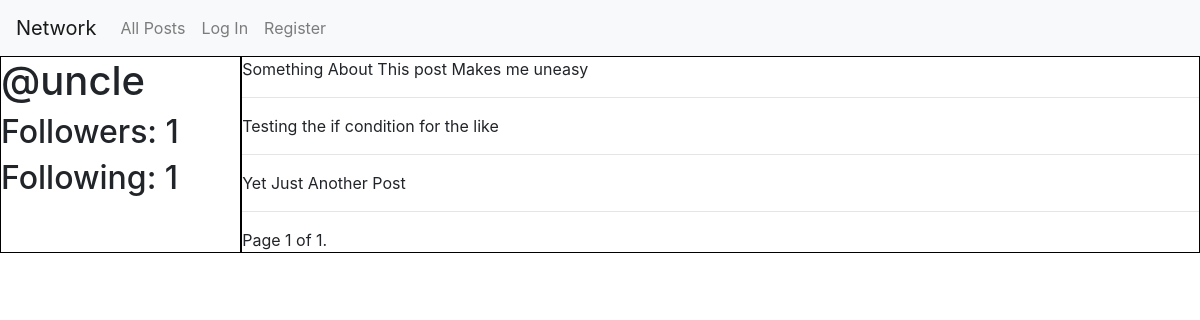
Before: /profile/1 with the older database file.
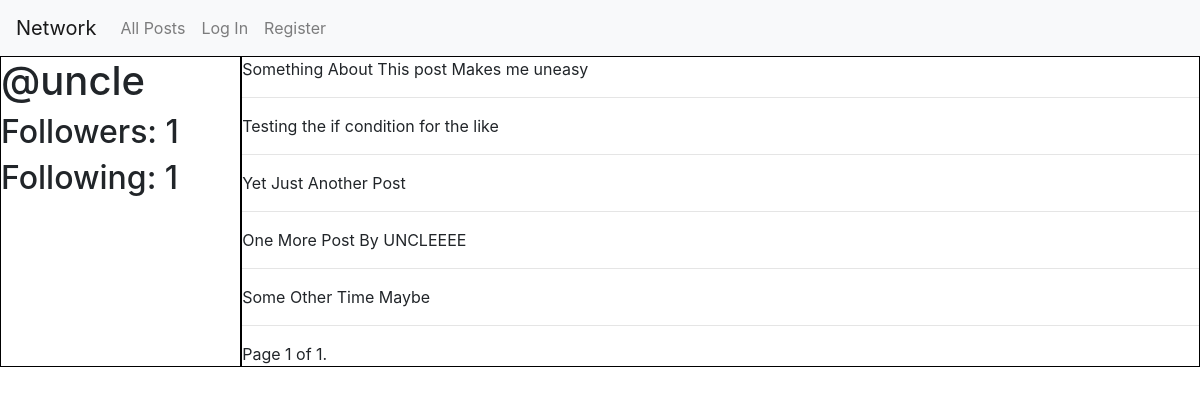
After: the same page with the newer database file.
### network/models.py (models this page shows, shortened)
class Post(models.Model):
    user = models.ForeignKey(settings.AUTH_USER_MODEL, on_delete=models.CASCADE, related_name="posts")
    content = models.CharField(max_length = 256)
    date_added = models.DateTimeField(auto_now_add=True)
    like = models.ManyToManyField(User, blank=True, related_name="likes")

### network/views.py (the view)
# urls.py: path("profile/<int:user_id>", views.display_profile_view, name="display_profile_view"),
def display_profile_view(request, user_id):
    profile_user = User.objects.get(pk=user_id)
    current_user = request.user
    profile = create_profile(profile_user)
    posts_list = profile_user.posts.all()
    same_user_check = compare_user(profile_user, current_user)
    if current_user in profile.followers.all():
        following = True
    else:
        following = False
    paginator = Paginator(posts_list, 10)
    page_number = request.GET.get('page')
    page_obj = paginator.get_page(page_number)
    context = {
        "page_obj": page_obj,
        "profile" : profile,
        "same_user_check": same_user_check,
        "following": following,
    }
    return render(request, "network/profile.html", context)

### network/helpers.py (called while the page is built)
def compare_user(user1, user2):
    if user1 == user2:
        return True
    return False

def create_profile(user):
    try:
        profile = Profile.objects.get(user=user)
    except:
        profile = Profile()
        profile.user = user
        profile.save()
    return profile

### network/templates/network/profile.html (shortened to what this page needs)
{% extends "network/layout.html" %}
{% load static %}
{% block body %}
    <div class="profile-page">
        <div class="profile-container">
            <h1 class="profile-username">
                @{{ profile.user.username }}
            </h1>
            <div class="profile-follow">
                <h2 class="profile-follow-stats">Followers: {{ profile.followers.count }}</h2>
                <h2 class="profile-follow-stats">Following: {{ profile.following.count }}</h2>
            </div>
        </div>
        <div class="posts-container">
            {% for post in page_obj %}
                <p>{{ post.content }}</p>
                <hr>
            {% endfor %}
            <div class="pagination">
                <span class="step-links">
                    <span class="current">
                        Page {{ page_obj.number }} of {{ page_obj.paginator.num_pages }}.
                    </span>
                </span>
            </div>
        </div>
</div>
{% endblock %}

Changed rows visible on the page:
added Post: content "One More Post By UNCLEEEE"
added Post: content "Some Other Time Maybe"
